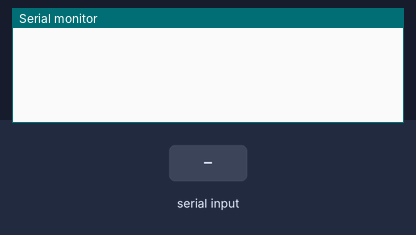
Bench run of a sketch on a simulated Arduino Uno, built with avr-gcc and run on an emulated ATmega328P. Shown: the last lines printed to the serial monitor. The inputs (shaded band) are chosen by the test bench.

Above: at 1.2 s.
1.3 s: "90,45\n" received over Serial
At 1.8 s:
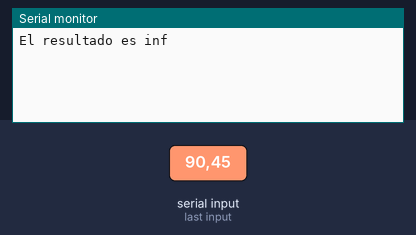
2.8 s: "30,150\n" received over Serial
At 4.9 s:
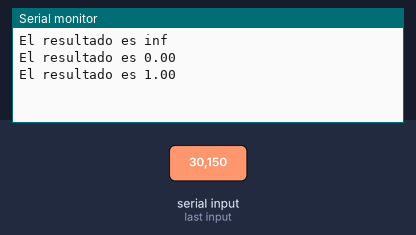

The sketch:

EJ2_CODIGO.ino
```cpp
//---- DEFINICIONES ----
#define BAUDIOS 9600

//---- VARIABLES ----
float base;
int exponente;
float resultadoFinal;

//---- FUNCIONES ----
float resultadoCuenta (float baseRecibida, int exponente);

void setup()
{
  Serial.begin(BAUDIOS);
}

void loop()
{
  while (Serial.available() == 0);
  base=Serial.parseFloat();

  while (Serial.available() == 0);
  exponente=Serial.parseInt();

  resultadoFinal = resultadoCuenta( base , exponente);

  Serial.print("El resultado es ");
  Serial.println(resultadoFinal);

}

float resultadoCuenta (float baseRecibida, int exponenteRecibido)
{
  float resultado = 1;

  for (int indice = 0; indice < exponenteRecibido; indice = indice + 1)
  {
    resultado = resultado * baseRecibida;
  }
  return resultado;
}
```

Measured:
- after the input at 1.3 s, the serial monitor: prints a new line at once (image 1)
- after the input at 2.8 s, the serial monitor: prints a new line at once (image 2)
